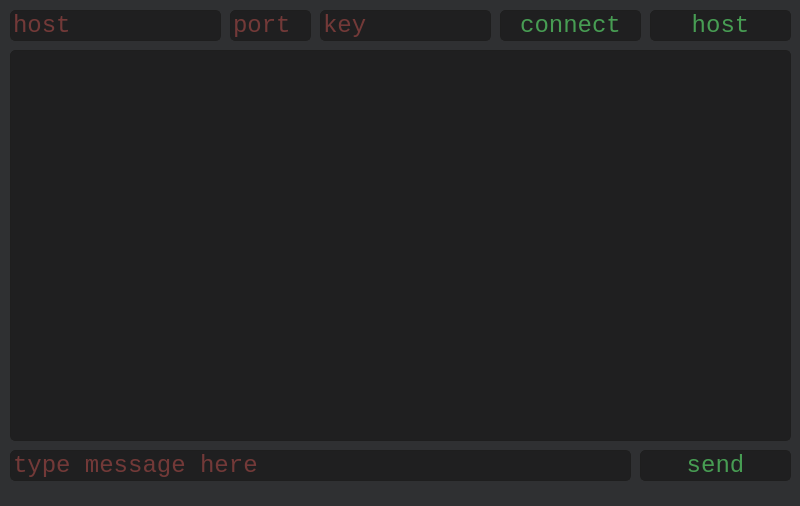
<?xml version="1.0" encoding="UTF-8"?>
<ui version="4.0">
 <class>MainWindow</class>
 <widget class="QMainWindow" name="MainWindow">
  <property name="geometry">
   <rect>
    <x>0</x>
    <y>0</y>
    <width>800</width>
    <height>506</height>
   </rect>
  </property>
  <property name="minimumSize">
   <size>
    <width>650</width>
    <height>506</height>
   </size>
  </property>
  <property name="maximumSize">
   <size>
    <width>800</width>
    <height>506</height>
   </size>
  </property>
  <property name="windowTitle">
   <string>messenger</string>
  </property>
  <property name="styleSheet">
   <string notr="true">background-color: #2f3032;</string>
  </property>
  <widget class="QWidget" name="centralwidget">
   <widget class="QTextEdit" name="chat_field">
    <property name="geometry">
     <rect>
      <x>10</x>
      <y>50</y>
      <width>781</width>
      <height>391</height>
     </rect>
    </property>
    <property name="palette">
     <palette>
      <active>
       <colorrole role="WindowText">
        <brush brushstyle="SolidPattern">
         <color alpha="255">
          <red>71</red>
          <green>157</green>
          <blue>83</blue>
         </color>
        </brush>
       </colorrole>
       <colorrole role="Button">
        <brush brushstyle="SolidPattern">
         <color alpha="255">
          <red>31</red>
          <green>31</green>
          <blue>32</blue>
         </color>
        </brush>
       </colorrole>
       <colorrole role="Text">
        <brush brushstyle="SolidPattern">
         <color alpha="255">
          <red>71</red>
          <green>157</green>
          <blue>83</blue>
         </color>
        </brush>
       </colorrole>
       <colorrole role="ButtonText">
        <brush brushstyle="SolidPattern">
         <color alpha="255">
          <red>71</red>
          <green>157</green>
          <blue>83</blue>
         </color>
        </brush>
       </colorrole>
       <colorrole role="Base">
        <brush brushstyle="SolidPattern">
         <color alpha="255">
          <red>31</red>
          <green>31</green>
          <blue>32</blue>
         </color>
        </brush>
       </colorrole>
       <colorrole role="Window">
        <brush brushstyle="SolidPattern">
         <color alpha="255">
          <red>31</red>
          <green>31</green>
          <blue>32</blue>
         </color>
        </brush>
       </colorrole>
      </active>
      <inactive>
       <colorrole role="WindowText">
        <brush brushstyle="SolidPattern">
         <color alpha="255">
          <red>71</red>
          <green>157</green>
          <blue>83</blue>
         </color>
        </brush>
       </colorrole>
       <colorrole role="Button">
        <brush brushstyle="SolidPattern">
         <color alpha="255">
          <red>31</red>
          <green>31</green>
          <blue>32</blue>
         </color>
        </brush>
       </colorrole>
       <colorrole role="Text">
        <brush brushstyle="SolidPattern">
         <color alpha="255">
          <red>71</red>
          <green>157</green>
          <blue>83</blue>
         </color>
        </brush>
       </colorrole>
       <colorrole role="ButtonText">
        <brush brushstyle="SolidPattern">
         <color alpha="255">
          <red>71</red>
          <green>157</green>
          <blue>83</blue>
         </color>
        </brush>
       </colorrole>
       <colorrole role="Base">
        <brush brushstyle="SolidPattern">
         <color alpha="255">
          <red>31</red>
          <green>31</green>
          <blue>32</blue>
         </color>
        </brush>
       </colorrole>
       <colorrole role="Window">
        <brush brushstyle="SolidPattern">
         <color alpha="255">
          <red>31</red>
          <green>31</green>
          <blue>32</blue>
         </color>
        </brush>
       </colorrole>
      </inactive>
      <disabled>
       <colorrole role="WindowText">
        <brush brushstyle="SolidPattern">
         <color alpha="255">
          <red>71</red>
          <green>157</green>
          <blue>83</blue>
         </color>
        </brush>
       </colorrole>
       <colorrole role="Button">
        <brush brushstyle="SolidPattern">
         <color alpha="255">
          <red>31</red>
          <green>31</green>
          <blue>32</blue>
         </color>
        </brush>
       </colorrole>
       <colorrole role="Text">
        <brush brushstyle="SolidPattern">
         <color alpha="255">
          <red>71</red>
          <green>157</green>
          <blue>83</blue>
         </color>
        </brush>
       </colorrole>
       <colorrole role="ButtonText">
        <brush brushstyle="SolidPattern">
         <color alpha="255">
          <red>71</red>
          <green>157</green>
          <blue>83</blue>
         </color>
        </brush>
       </colorrole>
       <colorrole role="Base">
        <brush brushstyle="SolidPattern">
         <color alpha="255">
          <red>31</red>
          <green>31</green>
          <blue>32</blue>
         </color>
        </brush>
       </colorrole>
       <colorrole role="Window">
        <brush brushstyle="SolidPattern">
         <color alpha="255">
          <red>31</red>
          <green>31</green>
          <blue>32</blue>
         </color>
        </brush>
       </colorrole>
      </disabled>
     </palette>
    </property>
    <property name="font">
     <font>
      <family>Consolas</family>
      <pointsize>14</pointsize>
      <weight>50</weight>
      <italic>false</italic>
      <bold>false</bold>
      <underline>false</underline>
      <strikeout>false</strikeout>
     </font>
    </property>
    <property name="acceptDrops">
     <bool>false</bool>
    </property>
    <property name="autoFillBackground">
     <bool>false</bool>
    </property>
    <property name="styleSheet">
     <string notr="true">QTextEdit {
  background-color: #1F1F20;
  border-style: solid;
  border: 1px solid #1e1e1e;
  border-radius: 5;
  padding: 1px 0px 1px 0px;
  color: #479d53;
}

</string>
    </property>
    <property name="inputMethodHints">
     <set>Qt::ImhNone</set>
    </property>
    <property name="frameShape">
     <enum>QFrame::NoFrame</enum>
    </property>
    <property name="readOnly">
     <bool>true</bool>
    </property>
   </widget>
   <widget class="QPushButton" name="button_host">
    <property name="geometry">
     <rect>
      <x>650</x>
      <y>10</y>
      <width>141</width>
      <height>31</height>
     </rect>
    </property>
    <property name="font">
     <font>
      <family>Consolas</family>
      <pointsize>18</pointsize>
     </font>
    </property>
    <property name="cursor">
     <cursorShape>PointingHandCursor</cursorShape>
    </property>
    <property name="styleSheet">
     <string notr="true">QPushButton {
  background-color: #1F1F20;
  border-style: solid;
  border: 1px solid #1e1e1e;
  border-radius: 5;
  padding: 1px 0px 1px 0px;
  color:#479d53;
}

QPushButton:pressed {
    background-color: #181819;
}

 QPushButton:hover
{
    border: 2px solid #479d53;
    color: #479d53;
}</string>
    </property>
    <property name="text">
     <string>host</string>
    </property>
    <property name="flat">
     <bool>true</bool>
    </property>
   </widget>
   <widget class="QLineEdit" name="host_line">
    <property name="geometry">
     <rect>
      <x>10</x>
      <y>10</y>
      <width>211</width>
      <height>31</height>
     </rect>
    </property>
    <property name="palette">
     <palette>
      <active>
       <colorrole role="WindowText">
        <brush brushstyle="SolidPattern">
         <color alpha="255">
          <red>200</red>
          <green>83</green>
          <blue>79</blue>
         </color>
        </brush>
       </colorrole>
       <colorrole role="Button">
        <brush brushstyle="SolidPattern">
         <color alpha="255">
          <red>31</red>
          <green>31</green>
          <blue>32</blue>
         </color>
        </brush>
       </colorrole>
       <colorrole role="Text">
        <brush brushstyle="SolidPattern">
         <color alpha="255">
          <red>200</red>
          <green>83</green>
          <blue>79</blue>
         </color>
        </brush>
       </colorrole>
       <colorrole role="ButtonText">
        <brush brushstyle="SolidPattern">
         <color alpha="255">
          <red>200</red>
          <green>83</green>
          <blue>79</blue>
         </color>
        </brush>
       </colorrole>
       <colorrole role="Base">
        <brush brushstyle="SolidPattern">
         <color alpha="255">
          <red>31</red>
          <green>31</green>
          <blue>32</blue>
         </color>
        </brush>
       </colorrole>
       <colorrole role="Window">
        <brush brushstyle="SolidPattern">
         <color alpha="255">
          <red>31</red>
          <green>31</green>
          <blue>32</blue>
         </color>
        </brush>
       </colorrole>
      </active>
      <inactive>
       <colorrole role="WindowText">
        <brush brushstyle="SolidPattern">
         <color alpha="255">
          <red>200</red>
          <green>83</green>
          <blue>79</blue>
         </color>
        </brush>
       </colorrole>
       <colorrole role="Button">
        <brush brushstyle="SolidPattern">
         <color alpha="255">
          <red>31</red>
          <green>31</green>
          <blue>32</blue>
         </color>
        </brush>
       </colorrole>
       <colorrole role="Text">
        <brush brushstyle="SolidPattern">
         <color alpha="255">
          <red>200</red>
          <green>83</green>
          <blue>79</blue>
         </color>
        </brush>
       </colorrole>
       <colorrole role="ButtonText">
        <brush brushstyle="SolidPattern">
         <color alpha="255">
          <red>200</red>
          <green>83</green>
          <blue>79</blue>
         </color>
        </brush>
       </colorrole>
       <colorrole role="Base">
        <brush brushstyle="SolidPattern">
         <color alpha="255">
          <red>31</red>
          <green>31</green>
          <blue>32</blue>
         </color>
        </brush>
       </colorrole>
       <colorrole role="Window">
        <brush brushstyle="SolidPattern">
         <color alpha="255">
          <red>31</red>
          <green>31</green>
          <blue>32</blue>
         </color>
        </brush>
       </colorrole>
      </inactive>
      <disabled>
       <colorrole role="WindowText">
        <brush brushstyle="SolidPattern">
         <color alpha="255">
          <red>200</red>
          <green>83</green>
          <blue>79</blue>
         </color>
        </brush>
       </colorrole>
       <colorrole role="Button">
        <brush brushstyle="SolidPattern">
         <color alpha="255">
          <red>31</red>
          <green>31</green>
          <blue>32</blue>
         </color>
        </brush>
       </colorrole>
       <colorrole role="Text">
        <brush brushstyle="SolidPattern">
         <color alpha="255">
          <red>200</red>
          <green>83</green>
          <blue>79</blue>
         </color>
        </brush>
       </colorrole>
       <colorrole role="ButtonText">
        <brush brushstyle="SolidPattern">
         <color alpha="255">
          <red>200</red>
          <green>83</green>
          <blue>79</blue>
         </color>
        </brush>
       </colorrole>
       <colorrole role="Base">
        <brush brushstyle="SolidPattern">
         <color alpha="255">
          <red>31</red>
          <green>31</green>
          <blue>32</blue>
         </color>
        </brush>
       </colorrole>
       <colorrole role="Window">
        <brush brushstyle="SolidPattern">
         <color alpha="255">
          <red>31</red>
          <green>31</green>
          <blue>32</blue>
         </color>
        </brush>
       </colorrole>
      </disabled>
     </palette>
    </property>
    <property name="font">
     <font>
      <family>Consolas</family>
      <pointsize>18</pointsize>
     </font>
    </property>
    <property name="styleSheet">
     <string notr="true">QLineEdit {
  background-color: #1F1F20;
  border-style: solid;
  border: 1px solid #1e1e1e;
  border-radius: 5;
  padding: 1px 0px 1px 0px;
  color: #c8534f;
}

 QLineEdit:hover
{
    border: 2px solid #c8534f;
    color: #c8534f;
}

QLineEdit[echoMode=&quot;2&quot;] {
    lineedit-password-character: 9679;
}
</string>
    </property>
    <property name="echoMode">
     <enum>QLineEdit::PasswordEchoOnEdit</enum>
    </property>
    <property name="placeholderText">
     <string>host</string>
    </property>
    <property name="clearButtonEnabled">
     <bool>false</bool>
    </property>
   </widget>
   <widget class="QLineEdit" name="port_line">
    <property name="geometry">
     <rect>
      <x>230</x>
      <y>10</y>
      <width>81</width>
      <height>31</height>
     </rect>
    </property>
    <property name="palette">
     <palette>
      <active>
       <colorrole role="WindowText">
        <brush brushstyle="SolidPattern">
         <color alpha="255">
          <red>200</red>
          <green>83</green>
          <blue>79</blue>
         </color>
        </brush>
       </colorrole>
       <colorrole role="Button">
        <brush brushstyle="SolidPattern">
         <color alpha="255">
          <red>31</red>
          <green>31</green>
          <blue>32</blue>
         </color>
        </brush>
       </colorrole>
       <colorrole role="Text">
        <brush brushstyle="SolidPattern">
         <color alpha="255">
          <red>200</red>
          <green>83</green>
          <blue>79</blue>
         </color>
        </brush>
       </colorrole>
       <colorrole role="ButtonText">
        <brush brushstyle="SolidPattern">
         <color alpha="255">
          <red>200</red>
          <green>83</green>
          <blue>79</blue>
         </color>
        </brush>
       </colorrole>
       <colorrole role="Base">
        <brush brushstyle="SolidPattern">
         <color alpha="255">
          <red>31</red>
          <green>31</green>
          <blue>32</blue>
         </color>
        </brush>
       </colorrole>
       <colorrole role="Window">
        <brush brushstyle="SolidPattern">
         <color alpha="255">
          <red>31</red>
          <green>31</green>
          <blue>32</blue>
         </color>
        </brush>
       </colorrole>
      </active>
      <inactive>
       <colorrole role="WindowText">
        <brush brushstyle="SolidPattern">
         <color alpha="255">
          <red>200</red>
          <green>83</green>
          <blue>79</blue>
         </color>
        </brush>
       </colorrole>
       <colorrole role="Button">
        <brush brushstyle="SolidPattern">
         <color alpha="255">
          <red>31</red>
          <green>31</green>
          <blue>32</blue>
         </color>
        </brush>
       </colorrole>
       <colorrole role="Text">
        <brush brushstyle="SolidPattern">
         <color alpha="255">
          <red>200</red>
          <green>83</green>
          <blue>79</blue>
         </color>
        </brush>
       </colorrole>
       <colorrole role="ButtonText">
        <brush brushstyle="SolidPattern">
         <color alpha="255">
          <red>200</red>
          <green>83</green>
          <blue>79</blue>
         </color>
        </brush>
       </colorrole>
       <colorrole role="Base">
        <brush brushstyle="SolidPattern">
         <color alpha="255">
          <red>31</red>
          <green>31</green>
          <blue>32</blue>
         </color>
        </brush>
       </colorrole>
       <colorrole role="Window">
        <brush brushstyle="SolidPattern">
         <color alpha="255">
          <red>31</red>
          <green>31</green>
          <blue>32</blue>
         </color>
        </brush>
       </colorrole>
      </inactive>
      <disabled>
       <colorrole role="WindowText">
        <brush brushstyle="SolidPattern">
         <color alpha="255">
          <red>200</red>
          <green>83</green>
          <blue>79</blue>
         </color>
        </brush>
       </colorrole>
       <colorrole role="Button">
        <brush brushstyle="SolidPattern">
         <color alpha="255">
          <red>31</red>
          <green>31</green>
          <blue>32</blue>
         </color>
        </brush>
       </colorrole>
       <colorrole role="Text">
        <brush brushstyle="SolidPattern">
         <color alpha="255">
          <red>200</red>
          <green>83</green>
          <blue>79</blue>
         </color>
        </brush>
       </colorrole>
       <colorrole role="ButtonText">
        <brush brushstyle="SolidPattern">
         <color alpha="255">
          <red>200</red>
          <green>83</green>
          <blue>79</blue>
         </color>
        </brush>
       </colorrole>
       <colorrole role="Base">
        <brush brushstyle="SolidPattern">
         <color alpha="255">
          <red>31</red>
          <green>31</green>
          <blue>32</blue>
         </color>
        </brush>
       </colorrole>
       <colorrole role="Window">
        <brush brushstyle="SolidPattern">
         <color alpha="255">
          <red>31</red>
          <green>31</green>
          <blue>32</blue>
         </color>
        </brush>
       </colorrole>
      </disabled>
     </palette>
    </property>
    <property name="font">
     <font>
      <family>Consolas</family>
      <pointsize>18</pointsize>
     </font>
    </property>
    <property name="styleSheet">
     <string notr="true">QLineEdit {
  background-color: #1F1F20;
  border-style: solid;
  border: 1px solid #1e1e1e;
  border-radius: 5;
  padding: 1px 0px 1px 0px;
  color: #c8534f;
}

 QLineEdit:hover
{
    border: 2px solid #c8534f;
    color: #c8534f;
}

QLineEdit[echoMode=&quot;2&quot;] {
    lineedit-password-character: 9679;
}
</string>
    </property>
    <property name="echoMode">
     <enum>QLineEdit::PasswordEchoOnEdit</enum>
    </property>
    <property name="placeholderText">
     <string>port</string>
    </property>
    <property name="clearButtonEnabled">
     <bool>false</bool>
    </property>
   </widget>
   <widget class="QPushButton" name="button_connect">
    <property name="geometry">
     <rect>
      <x>500</x>
      <y>10</y>
      <width>141</width>
      <height>31</height>
     </rect>
    </property>
    <property name="font">
     <font>
      <family>Consolas</family>
      <pointsize>18</pointsize>
     </font>
    </property>
    <property name="cursor">
     <cursorShape>PointingHandCursor</cursorShape>
    </property>
    <property name="styleSheet">
     <string notr="true">QPushButton {
  background-color: #1F1F20;
  border-style: solid;
  border: 1px solid #1e1e1e;
  border-radius: 5;
  padding: 1px 0px 1px 0px;
  color:#479d53;
}

QPushButton:pressed {
    background-color: #181819;
}

 QPushButton:hover
{
    border: 2px solid #479d53;
    color: #479d53;
}</string>
    </property>
    <property name="text">
     <string>connect</string>
    </property>
    <property name="flat">
     <bool>true</bool>
    </property>
   </widget>
   <widget class="QLineEdit" name="key_line">
    <property name="geometry">
     <rect>
      <x>320</x>
      <y>10</y>
      <width>171</width>
      <height>31</height>
     </rect>
    </property>
    <property name="palette">
     <palette>
      <active>
       <colorrole role="WindowText">
        <brush brushstyle="SolidPattern">
         <color alpha="255">
          <red>200</red>
          <green>83</green>
          <blue>79</blue>
         </color>
        </brush>
       </colorrole>
       <colorrole role="Button">
        <brush brushstyle="SolidPattern">
         <color alpha="255">
          <red>31</red>
          <green>31</green>
          <blue>32</blue>
         </color>
        </brush>
       </colorrole>
       <colorrole role="Text">
        <brush brushstyle="SolidPattern">
         <color alpha="255">
          <red>200</red>
          <green>83</green>
          <blue>79</blue>
         </color>
        </brush>
       </colorrole>
       <colorrole role="ButtonText">
        <brush brushstyle="SolidPattern">
         <color alpha="255">
          <red>200</red>
          <green>83</green>
          <blue>79</blue>
         </color>
        </brush>
       </colorrole>
       <colorrole role="Base">
        <brush brushstyle="SolidPattern">
         <color alpha="255">
          <red>31</red>
          <green>31</green>
          <blue>32</blue>
         </color>
        </brush>
       </colorrole>
       <colorrole role="Window">
        <brush brushstyle="SolidPattern">
         <color alpha="255">
          <red>31</red>
          <green>31</green>
          <blue>32</blue>
         </color>
        </brush>
       </colorrole>
      </active>
      <inactive>
       <colorrole role="WindowText">
        <brush brushstyle="SolidPattern">
         <color alpha="255">
          <red>200</red>
          <green>83</green>
          <blue>79</blue>
         </color>
        </brush>
       </colorrole>
       <colorrole role="Button">
        <brush brushstyle="SolidPattern">
         <color alpha="255">
          <red>31</red>
          <green>31</green>
          <blue>32</blue>
         </color>
        </brush>
       </colorrole>
       <colorrole role="Text">
        <brush brushstyle="SolidPattern">
         <color alpha="255">
          <red>200</red>
          <green>83</green>
          <blue>79</blue>
         </color>
        </brush>
       </colorrole>
       <colorrole role="ButtonText">
        <brush brushstyle="SolidPattern">
         <color alpha="255">
          <red>200</red>
          <green>83</green>
          <blue>79</blue>
         </color>
        </brush>
       </colorrole>
       <colorrole role="Base">
        <brush brushstyle="SolidPattern">
         <color alpha="255">
          <red>31</red>
          <green>31</green>
          <blue>32</blue>
         </color>
        </brush>
       </colorrole>
       <colorrole role="Window">
        <brush brushstyle="SolidPattern">
         <color alpha="255">
          <red>31</red>
          <green>31</green>
          <blue>32</blue>
         </color>
        </brush>
       </colorrole>
      </inactive>
      <disabled>
       <colorrole role="WindowText">
        <brush brushstyle="SolidPattern">
         <color alpha="255">
          <red>200</red>
          <green>83</green>
          <blue>79</blue>
         </color>
        </brush>
       </colorrole>
       <colorrole role="Button">
        <brush brushstyle="SolidPattern">
         <color alpha="255">
          <red>31</red>
          <green>31</green>
          <blue>32</blue>
         </color>
        </brush>
       </colorrole>
       <colorrole role="Text">
        <brush brushstyle="SolidPattern">
         <color alpha="255">
          <red>200</red>
          <green>83</green>
          <blue>79</blue>
         </color>
        </brush>
       </colorrole>
       <colorrole role="ButtonText">
        <brush brushstyle="SolidPattern">
         <color alpha="255">
          <red>200</red>
          <green>83</green>
          <blue>79</blue>
         </color>
        </brush>
       </colorrole>
       <colorrole role="Base">
        <brush brushstyle="SolidPattern">
         <color alpha="255">
          <red>31</red>
          <green>31</green>
          <blue>32</blue>
         </color>
        </brush>
       </colorrole>
       <colorrole role="Window">
        <brush brushstyle="SolidPattern">
         <color alpha="255">
          <red>31</red>
          <green>31</green>
          <blue>32</blue>
         </color>
        </brush>
       </colorrole>
      </disabled>
     </palette>
    </property>
    <property name="font">
     <font>
      <family>Consolas</family>
      <pointsize>18</pointsize>
     </font>
    </property>
    <property name="styleSheet">
     <string notr="true">QLineEdit {
  background-color: #1F1F20;
  border-style: solid;
  border: 1px solid #1e1e1e;
  border-radius: 5;
  padding: 1px 0px 1px 0px;
  color: #c8534f;
}

 QLineEdit:hover
{
    border: 2px solid #c8534f;
    color: #c8534f;
}

QLineEdit[echoMode=&quot;2&quot;] {
    lineedit-password-character: 9679;
}
</string>
    </property>
    <property name="echoMode">
     <enum>QLineEdit::PasswordEchoOnEdit</enum>
    </property>
    <property name="placeholderText">
     <string>key</string>
    </property>
    <property name="clearButtonEnabled">
     <bool>false</bool>
    </property>
   </widget>
   <widget class="QLineEdit" name="message_line">
    <property name="geometry">
     <rect>
      <x>10</x>
      <y>450</y>
      <width>621</width>
      <height>31</height>
     </rect>
    </property>
    <property name="palette">
     <palette>
      <active>
       <colorrole role="WindowText">
        <brush brushstyle="SolidPattern">
         <color alpha="255">
          <red>200</red>
          <green>83</green>
          <blue>79</blue>
         </color>
        </brush>
       </colorrole>
       <colorrole role="Button">
        <brush brushstyle="SolidPattern">
         <color alpha="255">
          <red>31</red>
          <green>31</green>
          <blue>32</blue>
         </color>
        </brush>
       </colorrole>
       <colorrole role="Text">
        <brush brushstyle="SolidPattern">
         <color alpha="255">
          <red>200</red>
          <green>83</green>
          <blue>79</blue>
         </color>
        </brush>
       </colorrole>
       <colorrole role="ButtonText">
        <brush brushstyle="SolidPattern">
         <color alpha="255">
          <red>200</red>
          <green>83</green>
          <blue>79</blue>
         </color>
        </brush>
       </colorrole>
       <colorrole role="Base">
        <brush brushstyle="SolidPattern">
         <color alpha="255">
          <red>31</red>
          <green>31</green>
          <blue>32</blue>
         </color>
        </brush>
       </colorrole>
       <colorrole role="Window">
        <brush brushstyle="SolidPattern">
         <color alpha="255">
          <red>31</red>
          <green>31</green>
          <blue>32</blue>
         </color>
        </brush>
       </colorrole>
      </active>
      <inactive>
       <colorrole role="WindowText">
        <brush brushstyle="SolidPattern">
         <color alpha="255">
          <red>200</red>
          <green>83</green>
          <blue>79</blue>
         </color>
        </brush>
       </colorrole>
       <colorrole role="Button">
        <brush brushstyle="SolidPattern">
         <color alpha="255">
          <red>31</red>
          <green>31</green>
          <blue>32</blue>
         </color>
        </brush>
       </colorrole>
       <colorrole role="Text">
        <brush brushstyle="SolidPattern">
         <color alpha="255">
          <red>200</red>
          <green>83</green>
          <blue>79</blue>
         </color>
        </brush>
       </colorrole>
       <colorrole role="ButtonText">
        <brush brushstyle="SolidPattern">
         <color alpha="255">
          <red>200</red>
          <green>83</green>
          <blue>79</blue>
         </color>
        </brush>
       </colorrole>
       <colorrole role="Base">
        <brush brushstyle="SolidPattern">
         <color alpha="255">
          <red>31</red>
          <green>31</green>
          <blue>32</blue>
         </color>
        </brush>
       </colorrole>
       <colorrole role="Window">
        <brush brushstyle="SolidPattern">
         <color alpha="255">
          <red>31</red>
          <green>31</green>
          <blue>32</blue>
         </color>
        </brush>
       </colorrole>
      </inactive>
      <disabled>
       <colorrole role="WindowText">
        <brush brushstyle="SolidPattern">
         <color alpha="255">
          <red>200</red>
          <green>83</green>
          <blue>79</blue>
         </color>
        </brush>
       </colorrole>
       <colorrole role="Button">
        <brush brushstyle="SolidPattern">
         <color alpha="255">
          <red>31</red>
          <green>31</green>
          <blue>32</blue>
         </color>
        </brush>
       </colorrole>
       <colorrole role="Text">
        <brush brushstyle="SolidPattern">
         <color alpha="255">
          <red>200</red>
          <green>83</green>
          <blue>79</blue>
         </color>
        </brush>
       </colorrole>
       <colorrole role="ButtonText">
        <brush brushstyle="SolidPattern">
         <color alpha="255">
          <red>200</red>
          <green>83</green>
          <blue>79</blue>
         </color>
        </brush>
       </colorrole>
       <colorrole role="Base">
        <brush brushstyle="SolidPattern">
         <color alpha="255">
          <red>31</red>
          <green>31</green>
          <blue>32</blue>
         </color>
        </brush>
       </colorrole>
       <colorrole role="Window">
        <brush brushstyle="SolidPattern">
         <color alpha="255">
          <red>31</red>
          <green>31</green>
          <blue>32</blue>
         </color>
        </brush>
       </colorrole>
      </disabled>
     </palette>
    </property>
    <property name="font">
     <font>
      <family>Consolas</family>
      <pointsize>18</pointsize>
     </font>
    </property>
    <property name="styleSheet">
     <string notr="true">QLineEdit {
  background-color: #1F1F20;
  border-style: solid;
  border: 1px solid #1e1e1e;
  border-radius: 5;
  padding: 1px 0px 1px 0px;
  color: #c8534f;
}

 QLineEdit:hover
{
    border: 2px solid #c8534f;
    color: #c8534f;
}

QLineEdit[echoMode=&quot;2&quot;] {
    lineedit-password-character: 9679;
}
</string>
    </property>
    <property name="echoMode">
     <enum>QLineEdit::Normal</enum>
    </property>
    <property name="placeholderText">
     <string>type message here</string>
    </property>
    <property name="clearButtonEnabled">
     <bool>true</bool>
    </property>
   </widget>
   <widget class="QPushButton" name="button_send">
    <property name="geometry">
     <rect>
      <x>640</x>
      <y>450</y>
      <width>151</width>
      <height>31</height>
     </rect>
    </property>
    <property name="font">
     <font>
      <family>Consolas</family>
      <pointsize>18</pointsize>
     </font>
    </property>
    <property name="cursor">
     <cursorShape>PointingHandCursor</cursorShape>
    </property>
    <property name="styleSheet">
     <string notr="true">QPushButton {
  background-color: #1F1F20;
  border-style: solid;
  border: 1px solid #1e1e1e;
  border-radius: 5;
  padding: 1px 0px 1px 0px;
  color:#479d53;
}

QPushButton:pressed {
    background-color: #181819;
}

 QPushButton:hover
{
    border: 2px solid #479d53;
    color: #479d53;
}</string>
    </property>
    <property name="text">
     <string>send</string>
    </property>
    <property name="flat">
     <bool>true</bool>
    </property>
   </widget>
  </widget>
  <widget class="QStatusBar" name="statusbar"/>
 </widget>
 <resources/>
 <connections/>
</ui>
